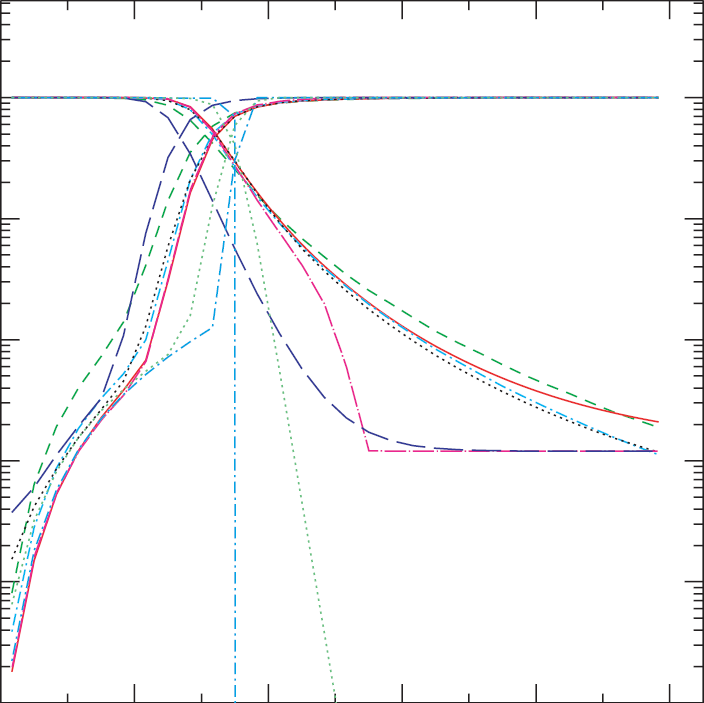
#> input picture examples/3D/iliev125/ref2_010x.png, 704 x 703 px; its folder holds 8 pictures in this run
$ python profile2.py ref1_030.png
#> lines starting #> are read from the running program, lines starting #| are printed output that depends on the picture
import h5py as h5
import numpy as np
import matplotlib.pyplot as plt
import sys, os, glob

dir = os.getenv('ALTAIR_ROOT')
if(dir == None):
    withALTAIR = False
else:
    withALTAIR = True
    sys.path.insert(1,dir+"/python")
    import altair.data
##


TIME_UNIT = 3.15569e10
LENGTH_UNIT = 3.08567758e21
MASS_UNIT = 1.98847e33
DENSITY_UNIT = (MASS_UNIT/(LENGTH_UNIT*LENGTH_UNIT*LENGTH_UNIT))
VELOCITY_UNIT = (LENGTH_UNIT/TIME_UNIT)
NB_UNIT = (MASS_UNIT/(LENGTH_UNIT*LENGTH_UNIT*LENGTH_UNIT))/1.674e-24
ENERGY_UNIT = (DENSITY_UNIT*VELOCITY_UNIT*VELOCITY_UNIT)


fig = plt.figure(figsize=(9,6))
fig.subplots_adjust(left=0.10,right=0.98,bottom=0.11,top=0.98,hspace=0,wspace=0.1)

axx = fig.subplots(2,3,sharex='all',sharey='row')


axx[1][0].set_xlim(0,1.05)
axx[1][1].set_xlim(0,1.05)
axx[1][2].set_xlim(0,1.05)
axx[1][0].set_xlabel(r"$r/L_{\rm box}$")
axx[1][1].set_xlabel(r"$r/L_{\rm box}$")
axx[1][2].set_xlabel(r"$r/L_{\rm box}$")

axx[0][0].set_ylim(-5,0.2)
axx[0][0].set_ylabel(r"$lg(x_{\rm HI}), lg(x_{\rm HII})$")
axx[1][0].set_ylim(3.5,4.6)
axx[1][0].set_ylabel(r"$lg(T) [{\rm K}]$")

#ax2.tick_params(axis="y",which="both",labelleft=False)


pathname = os.path.dirname(sys.argv[0])
if(len(pathname) == 0): pathname = "."
img = plt.imread(pathname+"/ref2_010x.png")
#> img is the input picture: shape (703, 704, 3) float32; mean R, G, B 0.976, 0.977, 0.98
axx[0][0].imshow(img,extent=[0,1.05,-5,0.8],aspect="auto",alpha=1)
img = plt.imread(pathname+"/ref2_100x.png")
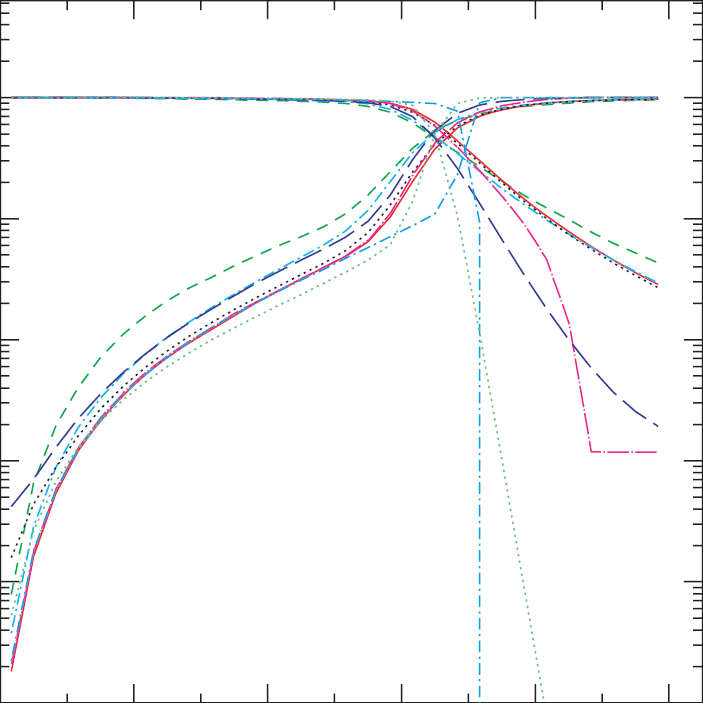
#> input picture examples/3D/iliev125/ref2_100x.png, 703 x 703 px
#> img is the input picture: shape (703, 703, 3) float32; mean R, G, B 0.977, 0.978, 0.981
axx[0][1].imshow(img,extent=[0,1.05,-5,0.8],aspect="auto",alpha=1)
img = plt.imread(pathname+"/ref2_500x.png")
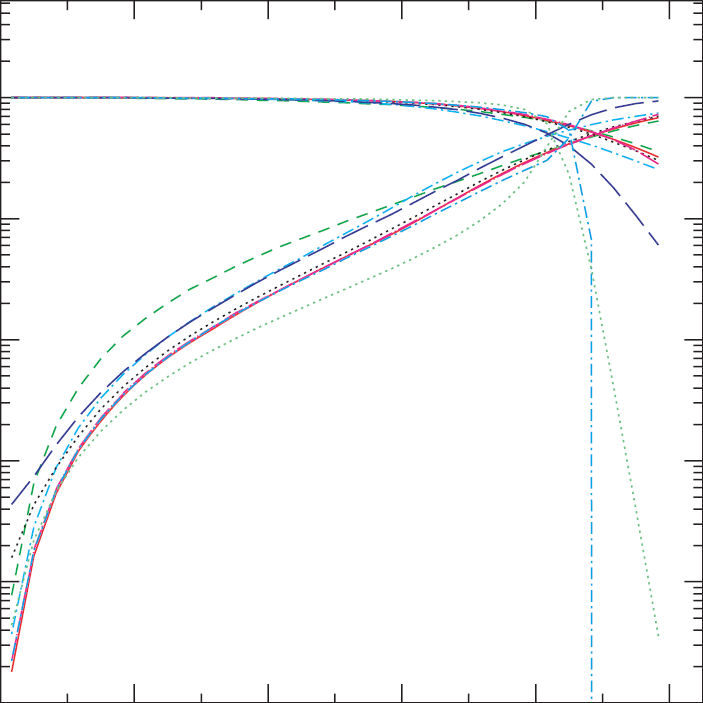
#> input picture examples/3D/iliev125/ref2_500x.png, 703 x 703 px
#> img is the input picture: shape (703, 703, 3) float32; mean R, G, B 0.977, 0.979, 0.982
axx[0][2].imshow(img,extent=[0,1.05,-5,0.8],aspect="auto",alpha=1)
img = plt.imread(pathname+"/ref2_010T.png")
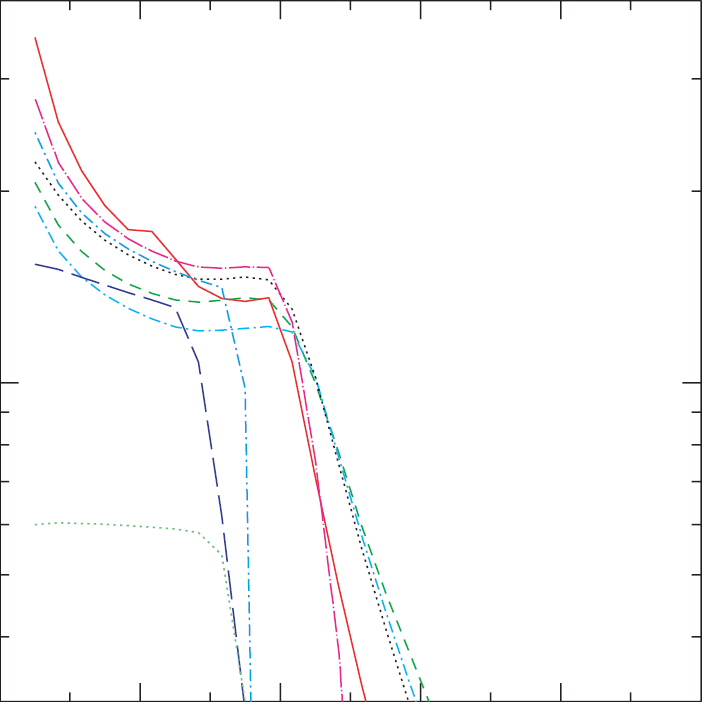
#> input picture examples/3D/iliev125/ref2_010T.png, 702 x 702 px
#> img is the input picture: shape (702, 702, 3) float32; mean R, G, B 0.986, 0.985, 0.987
axx[1][0].imshow(img,extent=[0,1.05,3.5,4.6],aspect="auto",alpha=1)
#> (the run stopped early here; a loop or call above may not have finished)
